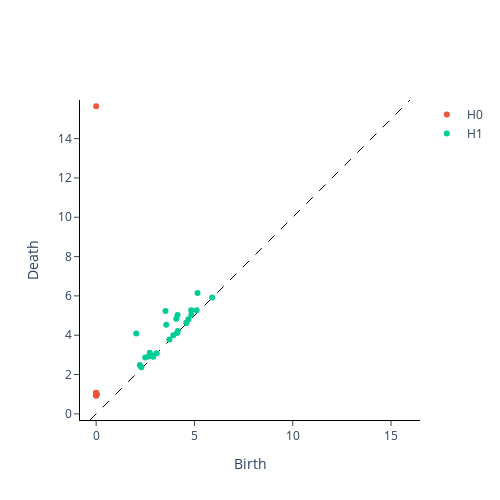

The notebook cell this image was saved under:
### Code cell
homology_dimensions = [0, 1]

inlet_persistence = VietorisRipsPersistence(
    homology_dimensions=homology_dimensions, n_jobs=6
)

inlet_persistence.fit_transform_plot(inlet[None, :, :])

### Figure 1 — Plotly figure (JSON) as saved in the notebook; plotly's stock layout.template omitted (floating-point values rounded to 4 significant figures; data arrays with more than 128 entries replaced by an {"elided": "..."} marker saying what was removed)
{"data": [{"hoverinfo": "none", "line": {"color": "black", "dash": "dash", "width": 1}, "mode": "lines", "showlegend": false, "type": "scatter", "x": [-0.313, 15.97], "y": [-0.313, 15.97]}, {"hoverinfo": "text", "hovertext": {"elided": "180 str values"}, "mode": "markers", "name": "H0", "type": "scatter", "x": {"elided": "180 int values"}, "y": {"elided": "180 float values"}}, {"hoverinfo": "text", "hovertext": ["(5.901529312133789, 5.92128849029541)", "(5.158137798309326, 6.147587776184082)", "(5.108928203582764, 5.27000093460083)", "(4.838364124298096, 5.045757293701172)", "(4.836874961853027, 5.272429943084717)", "(4.694786071777344, 4.810793876647949)", "(4.602575778961182, 4.647678852081299)", "(4.589294910430908, 4.622588634490967)", "(4.156283378601074, 4.209472179412842)", "(4.140906810760498, 5.0340704917907715)", "(4.11686897277832, 4.118746280670166)", "(4.076180934906006, 4.8315324783325195)", "(3.9263808727264404, 3.997502326965332)", "(3.729043960571289, 3.7793939113616943)", "(3.566297769546509, 4.537600994110107)", "(3.5273337364196777, 5.232471466064453)", "(3.076105833053589, 3.077042818069458)", "(2.8995978832244873, 2.909014940261841)", "(2.808091640472412, 2.98140811920166)", "(2.726316213607788, 3.1070308685302734)", "(2.6709656715393066, 2.912379741668701)", "(2.497431993484497, 2.8644163608551025)", "(2.299243450164795, 2.3699300289154053)", "(2.222792863845825, 2.484302043914795)", "(2.0377566814422607, 4.08709716796875)"], "mode": "markers", "name": "H1", "type": "scatter", "x": [5.902, 5.158, 5.109, 4.838, 4.837, 4.695, 4.603, 4.589, 4.156, 4.141, 4.117, 4.076, 3.926, 3.729, 3.566, 3.527, 3.076, 2.9, 2.808, 2.726, 2.671, 2.497, 2.299, 2.223, 2.038], "y": [5.921, 6.148, 5.27, 5.046, 5.272, 4.811, 4.648, 4.623, 4.209, 5.034, 4.119, 4.832, 3.998, 3.779, 4.538, 5.232, 3.077, 2.909, 2.981, 3.107, 2.912, 2.864, 2.37, 2.484, 4.087]}], "layout": {"height": 500, "plot_bgcolor": "white", "width": 500, "xaxis": {"autorange": false, "domain": [0, 1], "exponentformat": "e", "linecolor": "black", "linewidth": 1, "mirror": false, "range": [-0.7709, 16.42], "showexponent": "all", "showline": true, "side": "bottom", "ticks": "outside", "title": {"text": "Birth"}, "type": "linear", "zeroline": true}, "yaxis": {"autorange": false, "domain": [0, 1], "exponentformat": "e", "linecolor": "black", "linewidth": 1, "mirror": false, "range": [-0.313, 15.97], "scaleanchor": "x", "scaleratio": 1, "showexponent": "all", "showline": true, "side": "left", "ticks": "outside", "title": {"text": "Death"}, "type": "linear", "zeroline": true}}}
